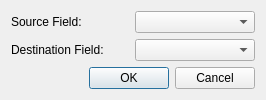
<?xml version="1.0" encoding="UTF-8"?>
<ui version="4.0">
 <class>Dialog</class>
 <widget class="QDialog" name="Dialog">
  <property name="geometry">
   <rect>
    <x>0</x>
    <y>0</y>
    <width>266</width>
    <height>95</height>
   </rect>
  </property>
  <property name="windowTitle">
   <string>Google Images</string>
  </property>
  <layout class="QVBoxLayout" name="verticalLayout">
   <item>
    <layout class="QGridLayout" name="gridLayout">
     <item row="0" column="0">
      <widget class="QLabel" name="label">
       <property name="text">
        <string>Source Field:</string>
       </property>
      </widget>
     </item>
     <item row="1" column="0">
      <widget class="QLabel" name="label_2">
       <property name="text">
        <string>Destination Field:</string>
       </property>
      </widget>
     </item>
     <item row="1" column="1">
      <widget class="QComboBox" name="dstField"/>
     </item>
     <item row="0" column="1">
      <widget class="QComboBox" name="srcField">
       <property name="minimumSize">
        <size>
         <width>120</width>
         <height>0</height>
        </size>
       </property>
      </widget>
     </item>
    </layout>
   </item>
   <item>
    <widget class="QDialogButtonBox" name="buttonBox">
     <property name="orientation">
      <enum>Qt::Horizontal</enum>
     </property>
     <property name="standardButtons">
      <set>QDialogButtonBox::Cancel|QDialogButtonBox::Ok</set>
     </property>
     <property name="centerButtons">
      <bool>false</bool>
     </property>
    </widget>
   </item>
  </layout>
 </widget>
 <resources/>
 <connections>
  <connection>
   <sender>buttonBox</sender>
   <signal>accepted()</signal>
   <receiver>Dialog</receiver>
   <slot>accept()</slot>
   <hints>
    <hint type="sourcelabel">
     <x>248</x>
     <y>254</y>
    </hint>
    <hint type="destinationlabel">
     <x>157</x>
     <y>274</y>
    </hint>
   </hints>
  </connection>
  <connection>
   <sender>buttonBox</sender>
   <signal>rejected()</signal>
   <receiver>Dialog</receiver>
   <slot>reject()</slot>
   <hints>
    <hint type="sourcelabel">
     <x>316</x>
     <y>260</y>
    </hint>
    <hint type="destinationlabel">
     <x>286</x>
     <y>274</y>
    </hint>
   </hints>
  </connection>
 </connections>
</ui>
